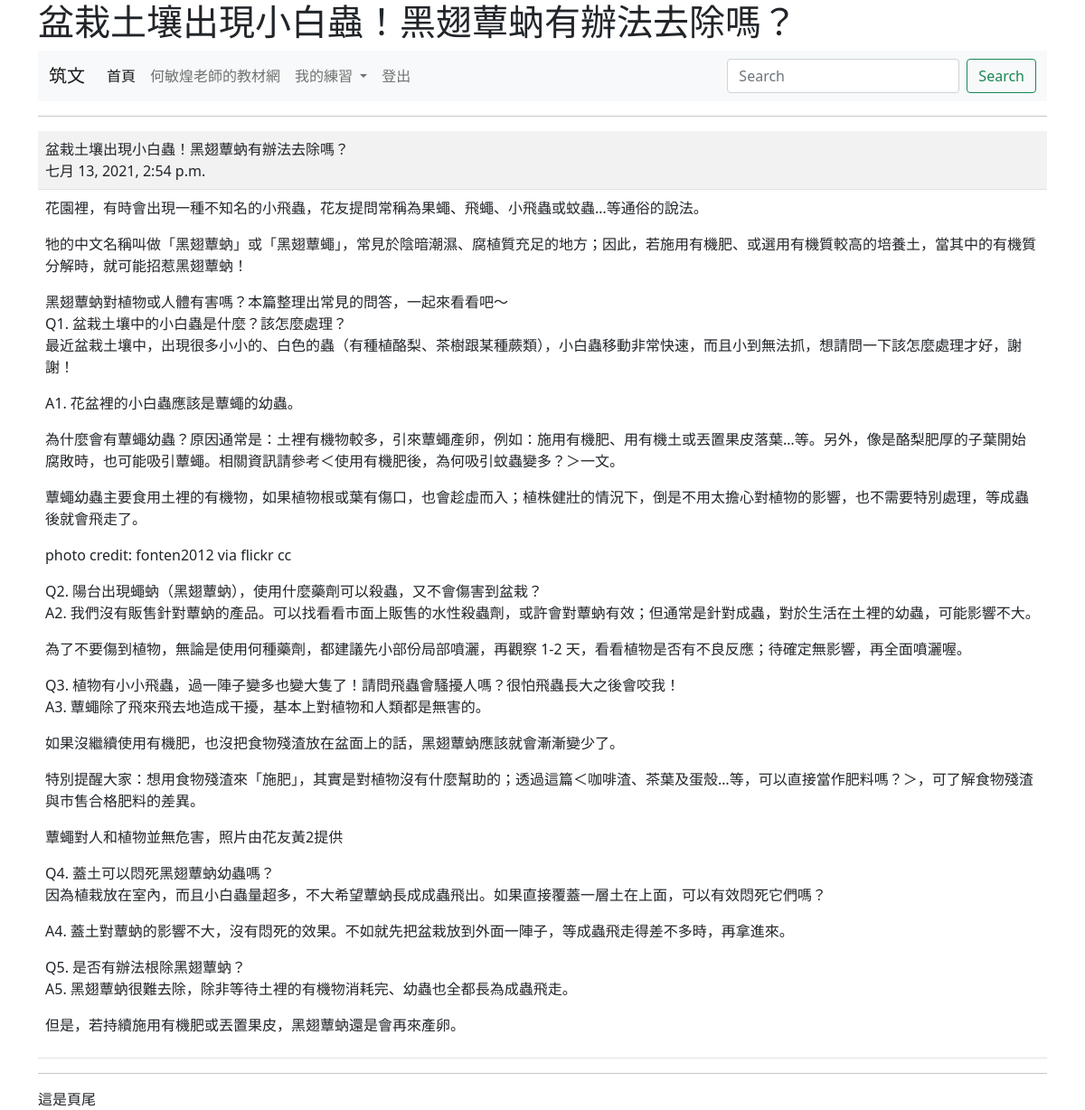
The app's page /show/3/ (signed in) with its own data.
### mysite/models.py (models this page shows, shortened)
class Post(models.Model):
	title = models.CharField(max_length=200)
	content = models.TextField()
	pub_date = models.DateTimeField(default=timezone.now)
	class Meta:
		ordering = ('-pub_date',)

### mysite/views.py (the view)
# urls.py: path('show/<int:id>/', views.show),
@login_required(login_url = "/admin/login/")
def show(request, id):
	try:
		post = Post.objects.get(id=id)
	except:
		return redirect("/news/")
	return render(request, "show.html", locals())

### templates/show.html (shortened to what this page needs)
{% extends "base.html" %}
{% block main %}
	<hr>
	<table class="table table-striped">
		<tr>
			<td>
				{{ post.title }}<br>
				{{ post.pub_date }}
			</td>
		</tr>
		<tr>
			<td>
				{{ post.content | linebreaks }}
			</td>
		</tr>
	</table>
{% endblock %}

### templates/base.html (shortened to what this page needs)
<!doctype html>
<html>
  <head>
    <link href="https://cdn.jsdelivr.net/npm/bootstrap@5.0.2/dist/css/bootstrap.min.css" rel="stylesheet">
  </head>
  <body>
    <div class="container">
      <h1>{% block headmessage %}{% endblock %}</h1>
      {% include "menu.html" %}
      {% block main %} {% endblock %}
      <hr>
      {% include "footer.html" %}
  </div>
  </body>
</html>

### templates/menu.html (shortened to what this page needs)
<nav class="navbar navbar-expand-lg navbar-light bg-light">
  <div class="container-fluid">
    <a class="navbar-brand" href="#">
      {% if request.user.is_authenticated %}
        {{ request.user.first_name }}
      {% else %}
        未登入的訪客
      {% endif %}
  </a>
    <div class="collapse navbar-collapse" id="navbarSupportedContent">
      <ul class="navbar-nav me-auto mb-2 mb-lg-0">
        <li class="nav-item">
          <a class="nav-link active" aria-current="page" href="/">首頁</a>
        </li>
        <li class="nav-item">
          <a class="nav-link" href="https://104.es">何敏煌老師的教材網</a>
        </li>
        <li class="nav-item dropdown">
          <a class="nav-link dropdown-toggle" href="#" id="navbarDropdown" role="button" data-bs-toggle="dropdown" aria-expanded="false">
            我的練習
          </a>
        </li>
        {% if request.user.is_authenticated %}
        <li class="nav-item">
          <a class="nav-link" href="/logout/" tabindex="-1">登出</a>
        </li>
        {% else %}
        <li class="nav-item">
          <a class="nav-link" href="/admin/login/?next=/" tabindex="-1">登入</a>
        </li>
        {% endif %}
      </ul>
      <form class="d-flex">
        <input class="form-control me-2" type="search" placeholder="Search" aria-label="搜尋">
        <button class="btn btn-outline-success" type="submit">Search</button>
      </form>
    </div>
  </div>
</nav>

### templates/footer.html
這是頁尾

### records on screen
Post: title "盆栽土壤出現小白蟲！黑翅蕈蚋有辦法去除嗎？", pub_date "七月 13, 2021, 2:54 p.m.", content "花園裡，有時會出現一種不知名的小飛蟲，花友提問常稱為果蠅、飛蠅、小飛蟲或蚊蟲…等通俗的說法。 牠的中文名稱叫做「黑翅蕈蚋」或「黑翅蕈蠅」，常見於陰暗潮濕、腐植質充足的地方；因此，若施用有機肥、或選用有機質較高的培養土，當其中的有機質分解時，就可能招惹黑翅蕈蚋！ 黑翅蕈蚋對植物或人體有害嗎？本篇整理出常見的問答，一起來看看吧～ Q1. 盆栽土壤中的小白蟲是什麼？該怎麼處理？ 最近盆栽土壤中，出現很多小小的、白色的蟲（有種植酪梨、茶樹跟某種蕨類），小白蟲移動非常快速，而且小到無法抓，想請問一下該怎麼處理才好，謝謝！ A1. 花盆裡的小白蟲應該是蕈蠅的幼蟲。 為什麼會有蕈蠅幼蟲？原因通常是：土裡有機物較多，引來蕈蠅產卵，例如：施用有機肥、用有機土或丟置果皮落葉…等。另外，像是酪梨肥厚的子葉開始腐敗時，也可能吸引蕈蠅。相關資訊請參考＜使用有機肥後，為何吸引蚊蟲變多？＞一文。 蕈蠅幼蟲主要食用土裡的有機物，如果植物根或葉有傷口，也會趁虛而入；植株健壯的情況下，倒是不用太擔心對植物的影響，也不需要特別處理，等成蟲後就會飛走了。 photo credit: fonten2012 via flickr cc Q2. 陽台出現蠅蚋（黑翅蕈蚋），使用什麼藥劑可以殺蟲，又不會傷害到盆栽？ A2. 我們沒有販售針對蕈蚋的產品。可以找看看市面上販售的水性殺蟲劑，或許會對蕈蚋有效；但通常是針對成蟲，對於生活在土裡的幼蟲，可能影響不大。 為了不要傷到植物，無論是使用何種藥劑，都建議先小部份局部噴灑，再觀察 1-2 天，看看植物是否有不良反應；待確定無影響，再全面噴灑喔。 Q3.…"

### other values on screen
{{ request.user.first_name }} "筑文"
